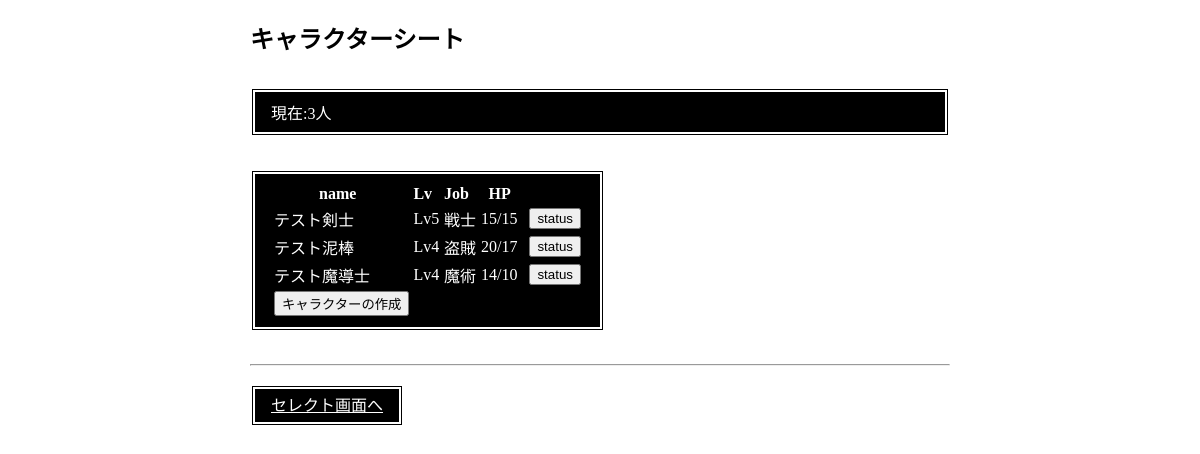
The page /menu/chara_datas/7 on the database its author committed.
### menu/models.py (models this page shows, shortened)
class Character(models.Model):
    account = models.ForeignKey(Account, on_delete=models.CASCADE)
    name = models.CharField(null=True, max_length=10)
    job = models.CharField(null=True, max_length=10)
    equip = models.CharField(null=True, max_length=10)#装備品
    lv = models.IntegerField(\
                             default=1, \
                             validators=[MinValueValidator(0), \
                                         MaxValueValidator(100)])
    CON = models.IntegerField(\
                              default=0, \
                              validators=[MinValueValidator(0), \
                                          MaxValueValidator(99)])#体力
    STR = models.IntegerField(\
                              default=0, \
                              validators=[MinValueValidator(0), \
                                          MaxValueValidator(99)])#筋力
    DEX = models.IntegerField(\
                              default=0, \
                              validators=[MinValueValidator(0), \
                                          MaxValueValidator(99)])#俊敏さ器用さ
    POW = models.IntegerField(\
                              default=0, \
                              validators=[MinValueValidator(0), \
                                          MaxValueValidator(99)])#魔力
    INT = models.IntegerField(\
                              default=0, \
                              validators=[MinValueValidator(0), \
                                          MaxValueValidator(99)])#賢さ
    HP = models.IntegerField(\
                              default=0, \
                              validators=[MinValueValidator(0), \
                                          MaxValueValidator(99)])#ヒットポイント

### menu/views.py (the view)
# urls.py: path('chara_datas/<int:num>', views.chara_datas, name='chara_datas'),
def chara_datas(request, num):
    data = Account.objects.get(id=num)
    chara = data.character_set.all()
    chara_num = chara.count()
    params = {
            'title': 'キャラクターシート',
            'msg': '現在:' + str(chara_num) +'人',
            'data': data,
            'chara': chara,
            }
    if chara_num == 0:
        params['msg'] = 'キャラクターがいません'
    return render(request, 'menu/chara_datas.html', params)

### menu/templates/menu/chara_datas.html (shortened to what this page needs)
{% load static %}
<!doctype html>
<html lang="ja">
<head>
  <link rel="stylesheet" type="text/css"
   href="{% static 'menu/css/style.css' %}" >
</head>
<body>
<div class="middle">
  <h2>{{title}}</h2>
  <div class="msg"><p>{{msg}}</p></div>
  <table class="msg">
  <tr>
    <th>name &nbsp;</th>
    <th>Lv &nbsp;</th>
    <th>Job &nbsp;</th>
    <th>HP &nbsp;</th>
    <th></th>
  </tr>
  {% for chara in data.character_set.all %}
  <tr>
    <td>{{chara.name}}</td>
    <td>Lv{{chara.lv}}</td>
    <td>{{chara.job}}</td>
    <td>{{chara.CON}}/{{chara.HP}} &nbsp;</td>
    <td><a href="{% url 'chara_status' data.id chara.id %}" >
      <button>status</button></a>
      </td>
  </tr>
  {% endfor %}
  <tr>
    <td><a href="{% url 'chara_create' data.id %}">
      <button>キャラクターの作成</button></a></td>
    <td></td>
    <td></td>
    <td></td>
  </tr>
  </table>
  <hr></hr>
  <br>
  <a href="{% url 'select_choice' data.id %}" class="msg">セレクト画面へ</a>
</div>
</body>
</html>

### menu/static/menu/css/style.css (style rules this page uses)
.middle { width: 100%; margin: 0 auto; max-width: 700px; }
.msg { padding: 0.5em 1em; margin: 2em 0; border: double 5px #ffffff; background: #000000; color: #ffffff; }
.msg p { margin: 0; padding: 0; }

### rows shown on the page
Character: name "テスト剣士", lv "5", job "戦士", CON "15", HP "15"
Character: name "テスト泥棒", lv "4", job "盗賊", CON "20", HP "17"
Character: name "テスト魔導士", lv "4", job "魔術", CON "14", HP "10"

### other values the page prints
{{ title }} "キャラクターシート"
{{ msg }} "現在:3人"
